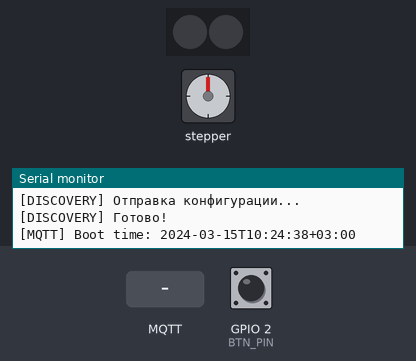
A program run on a simulated ESP32. On the bench: stepper motor, 2 RGB LEDs in strip order, left to right, the last lines printed to the serial monitor. Wiring (inferred from the names in the program): stepper motor (200 steps per turn assumed): coils GPIO 12, GPIO 15, GPIO 13, GPIO 14. The test bench sets the inputs (shaded band); at power-on: GPIO 2 (BTN_PIN) HIGH. WiFi joins after 1.5 s; servers stay silent unless stated; the local clock reads 2024-03-15 10:24:30 at power-on unless the program sets it; storage starts empty; EEPROM starts erased; no MQTT or app messages arrive unless stated.

Above: at 10.6 s.
10.7 s: GPIO 2 (BTN_PIN) pulled LOW for 0.15 s
At 13.3 s:
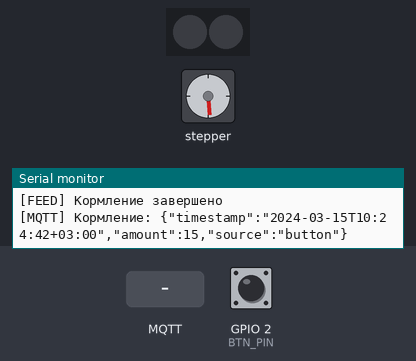
13.7 s: MQTT message "true" arrives on the first subscribed topic
At 16.3 s:
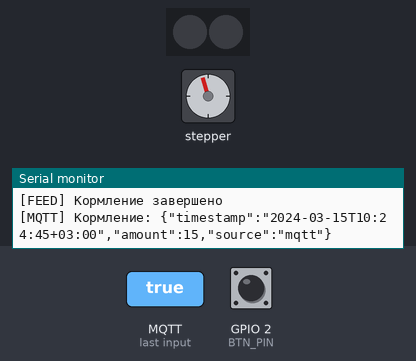
16.7 s: GPIO 2 (BTN_PIN) pulled LOW for 0.15 s
At 19.1 s:
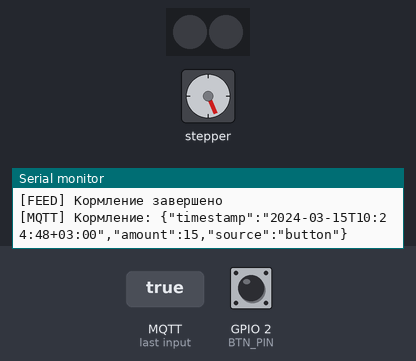
19.7 s: GPIO 2 (BTN_PIN) pulled LOW for 1 s
22.7 s: GPIO 2 (BTN_PIN) pulled LOW for 0.15 s
25.7 s: MQTT message "true" arrives on the first subscribed topic
Timing chart, 0 to 28.7 s (numbered marks = the images above; inputs shaded):
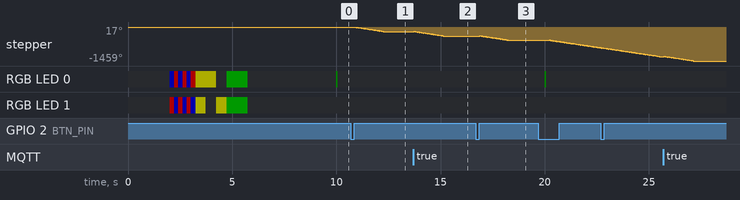

The program:

main.cpp
```cpp
/*
  ESP32-CAM Автокормушка v3.2
  Основано на проекте GyverFeed2 от AlexGyver

  Модульная структура:
  - config.h       : Настройки (WiFi, MQTT, пины)
  - feeder.h/cpp   : Мотор, LED, кормление
  - schedule.h/cpp : Расписание
  - mqtt_handler.h/cpp : MQTT
  - web_server.h/cpp   : HTTP API
*/

#include <Arduino.h>
#include <WiFi.h>
#include <ArduinoOTA.h>
#include <time.h>

#include "SimpleButton.h"
#include "config.h"
#include "led_status.h"
#include "feeder.h"
#include "schedule.h"
#include "mqtt_handler.h"
#include "web_server.h"

// ==================== ПЕРЕМЕННЫЕ ====================
SimpleButton btn(BTN_PIN);
bool wifiConnected = false;
bool wifiServicesInitialized = false;  // Флаг: сервисы (NTP, OTA, MQTT, WebServer) инициализированы
unsigned long lastWifiReconnect = 0;
#define WIFI_RECONNECT_INTERVAL 10000  // Интервал между попытками переподключения (мс)

// Forward-объявления
void ntpSetup();
void otaSetup();

// ==================== WiFi ====================
void wifiSetup() {
  Serial.println("\n--- Подключение к WiFi ---");
  Serial.printf("SSID: %s\n", WIFI_SSID);

  WiFi.mode(WIFI_STA);
  WiFi.begin(WIFI_SSID, WIFI_PASSWORD);

  // Индикация подключения
  ledSetColor(CRGB::Yellow);

  int attempts = 0;
  while (WiFi.status() != WL_CONNECTED && attempts < 40) {
    delay(500);
    attempts++;
    Serial.print(".");
    ledSetColors(
      (attempts % 2) ? CRGB::Yellow : CRGB::Black,
      (attempts % 2) ? CRGB::Black : CRGB::Yellow
    );
  }

  Serial.println();
  wifiConnected = (WiFi.status() == WL_CONNECTED);

  if (wifiConnected) {
    Serial.println("[OK] WiFi подключен!");
    Serial.printf("     IP: %s\n", WiFi.localIP().toString().c_str());
    Serial.printf("     MAC: %s\n", WiFi.macAddress().c_str());

    ledSetColor(CRGB::Green);
    delay(1000);
  } else {
    Serial.println("[ОШИБКА] WiFi не подключен!");
    Serial.println("  Проверьте SSID и пароль в config.h");

    ledSetColor(CRGB::Red);
    delay(2000);
  }

  ledClear();
}

// ==================== WiFi Reconnect ====================
void wifiReconnect() {
  if (millis() - lastWifiReconnect < WIFI_RECONNECT_INTERVAL) return;
  lastWifiReconnect = millis();

  Serial.println("[WIFI] Соединение потеряно, переподключение...");
  WiFi.disconnect();
  WiFi.begin(WIFI_SSID, WIFI_PASSWORD);

  int attempts = 0;
  while (WiFi.status() != WL_CONNECTED && attempts < 10) {
    delay(500);
    attempts++;
  }

  if (WiFi.status() == WL_CONNECTED) {
    wifiConnected = true;
    Serial.printf("[OK] WiFi переподключен! IP: %s\n", WiFi.localIP().toString().c_str());
  } else {
    Serial.println("[WARN] WiFi не удалось переподключить");
  }
}

// Инициализация WiFi-зависимых сервисов (вызывается один раз при первом подключении)
void initWifiServices() {
  if (wifiServicesInitialized) return;

  Serial.println("[INIT] Инициализация Wi-Fi сервисов...");
  ntpSetup();
  otaSetup();
  mqttSetup();
  webServerSetup();
  wifiServicesInitialized = true;

  Serial.println("\n===========================================");
  Serial.println("  СИСТЕМА ГОТОВА!");
  Serial.printf("  http://%s\n", WiFi.localIP().toString().c_str());
  Serial.println("===========================================\n");
}

// ==================== NTP ====================
void ntpSetup() {
  Serial.println("--- Синхронизация времени ---");
  configTime(GMT_OFFSET_SEC, DAYLIGHT_OFFSET_SEC, NTP_SERVER);

  delay(2000);
  struct tm timeinfo;
  if (getLocalTime(&timeinfo)) {
    Serial.printf("[OK] Время: %02d.%02d.%04d %02d:%02d:%02d\n",
      timeinfo.tm_mday, timeinfo.tm_mon + 1, timeinfo.tm_year + 1900,
      timeinfo.tm_hour, timeinfo.tm_min, timeinfo.tm_sec);
  } else {
    Serial.println("[WARN] Время еще не синхронизировано");
  }
}

// ==================== OTA ====================
void otaSetup() {
  Serial.println("--- Настройка OTA ---");
  ArduinoOTA.setHostname(OTA_HOSTNAME);

  ArduinoOTA.onStart([]() {
    Serial.println("[OTA] Начало обновления...");
    ledSetColor(CRGB::Purple);
  });

  ArduinoOTA.onProgress([](unsigned int progress, unsigned int total) {
    Serial.printf("[OTA] %u%%\r", (progress / (total / 100)));
  });

  ArduinoOTA.onEnd([]() {
    Serial.println("\n[OTA] Готово!");
    ledSetColor(CRGB::Green);
  });

  ArduinoOTA.onError([](ota_error_t error) {
    Serial.printf("[OTA] Ошибка[%u]\n", error);
  });

  ArduinoOTA.begin();
  Serial.println("[OK] OTA готов");
}

// ==================== SETUP ====================
void setup() {
  Serial.begin(115200);
  delay(2000);

  Serial.println("\n\n===========================================");
  Serial.println("  ESP32-CAM Автокормушка v3.2");
  Serial.println("===========================================\n");

  // 1. Инициализация оборудования
  feederSetup();
  ledFlashStartup();

  // 2. Загрузка настроек
  scheduleSetup();

  // 3. Подключение к WiFi
  wifiSetup();

  if (wifiConnected) {
    initWifiServices();
  }
}

// ==================== LOOP ====================
void loop() {
  delay(10);
  btn.tick();

  // Актуализируем состояние Wi-Fi
  wifiConnected = (WiFi.status() == WL_CONNECTED);

  // Переподключение при потере связи
  if (!wifiConnected) {
    wifiReconnect();
  }

  // Индикация состояния
  ledUpdateStatus(wifiConnected ? STATUS_OK : STATUS_WIFI_ISSUE);

  // Инициализация сервисов при первом успешном подключении
  if (wifiConnected) {
    initWifiServices();
    // MQTT
    mqttLoop();

    // Веб-сервер
    webServerLoop();

    // OTA
    ArduinoOTA.handle();

    // Проверка расписания (раз в секунду)
    static unsigned long lastScheduleCheck = 0;
    if (millis() - lastScheduleCheck >= 1000) {
      checkSchedule();
      lastScheduleCheck = millis();
    }
  }

  // Heartbeat (раз в 30 секунд)
  static unsigned long lastHeartbeat = 0;
  if (millis() - lastHeartbeat > 30000) {
    Serial.printf("[INFO] Uptime: %lu сек, WiFi: %s, MQTT: %s\n",
                  millis() / 1000,
                  wifiConnected ? "OK" : "FAIL",
                  mqttConnected ? "OK" : "FAIL");
    lastHeartbeat = millis();
  }

  // Кнопка: клик - кормление
  if (btn.click()) {
    Serial.println("[BTN] Клик - кормление");
    feed();
    publishLastFeeding(feedAmount, "button");
  }

  // Кнопка: удержание - калибровка
  if (btn.hold()) {
    Serial.println("[BTN] Калибровка");
    int newAmount = 0;

    ledSetColor(CRGB::Green);

    while (btn.isHold()) {
      btn.tick();
      oneRev();
      newAmount++;
      if (newAmount % 20 == 0) {
        Serial.printf("[CAL] %d оборотов\n", newAmount);
      }
    }

    disableMotor();
    ledClear();

    feedAmount = newAmount;
    saveSettings();
    Serial.printf("[BTN] Новая порция: %d\n", feedAmount);
  }
}
```

feeder.h
```cpp
/*
  feeder.h - Управление мотором и кормлением
*/

#ifndef FEEDER_H
#define FEEDER_H

#include <Arduino.h>
#include "config.h"
#include "led_status.h"

// Текущая порция кормления
extern int feedAmount;

// Инициализация моторных пинов
void feederSetup();

// Управление мотором
void runMotor(int8_t dir);
void disableMotor();
void oneRev();

// Процесс кормления
void feed(int amount = 0);

#endif
```

led_status.h
```cpp
/*
  led_status.h - Управление адресной LED лентой
*/

#ifndef LED_STATUS_H
#define LED_STATUS_H

#include <Arduino.h>
#include <FastLED.h>
#include "config.h"

// LED массив
extern CRGB leds[NUM_LEDS];

// Статусы системы для индикации
enum SystemStatus {
  STATUS_OK,           // Все хорошо - зеленый раз в 30 сек
  STATUS_WIFI_ISSUE,   // Проблемы с WiFi - синий раз в 10 сек
  STATUS_ERROR         // Ошибка - красный
};

// Инициализация LED ленты
void ledSetup();

// Установить оба светодиода в один цвет
void ledSetColor(CRGB color);

// Установить цвет для каждого светодиода отдельно
void ledSetColors(CRGB color0, CRGB color1);

// Выключить все светодиоды
void ledClear();

// Мигалка при старте
void ledFlashStartup();

// Анимация кормления
void ledFeedAnimation(int revCount);

// Индикация состояния системы (маяк)
void ledUpdateStatus(SystemStatus status);

#endif
```

mqtt_handler.h
```cpp
/*
  mqtt_handler.h - MQTT функции для кормушки ESP32
*/

#ifndef MQTT_HANDLER_H
#define MQTT_HANDLER_H

#include <Arduino.h>
#include <PubSubClient.h>
#include <WiFi.h>
#include "config.h"

// Внешние переменные
extern PubSubClient mqttClient;
extern WiFiClient espClient;
extern bool mqttConnected;
extern bool bootTimePublished;

// Прототип функции кормления (определена в feeder.cpp)
extern void feed(int amount);

// Функции
void mqttSetup();
void mqttConnect();
void mqttLoop();
void publishBootTime();
void publishLastFeeding(int amount, const char* source);
void publishHomeAssistantDiscovery();

#endif // MQTT_HANDLER_H
```

schedule.h
```cpp
/*
  schedule.h - Управление расписанием кормления
*/

#ifndef SCHEDULE_H
#define SCHEDULE_H

#include <Arduino.h>
#include <Preferences.h>
#include "config.h"

// Структура расписания
struct Schedule {
  uint8_t hour;
  uint8_t minute;
  int amount;
  bool enabled;
  bool fed;  // Флаг, что уже покормили в это время
};

// Массив расписаний
extern Schedule schedules[MAX_SCHEDULES];

// Глобальный объект Preferences
extern Preferences preferences;

// Инициализация расписания
void scheduleSetup();

// Сохранение/загрузка настроек
void saveSettings();
void loadSettings();

// Проверка расписания (вызывать каждую секунду)
void checkSchedule();

#endif
```

web_server.h
```cpp
/*
  web_server.h - Веб-сервер и HTTP обработчики
*/

#ifndef WEB_SERVER_H
#define WEB_SERVER_H

#include <Arduino.h>
#include <WebServer.h>
#include <SPIFFS.h>
#include "config.h"

// Глобальный объект веб-сервера
extern WebServer server;

// Инициализация веб-сервера
void webServerSetup();

// Обработка клиентов (вызывать в loop)
void webServerLoop();

// HTTP обработчики
void handleRoot();
void handleTime();
void handleGetSchedules();
void handleSaveSchedules();
void handleFeed();
void handleToggle();
void handleSetBase();
void handleCapture();

#endif
```

SimpleButton.h
```cpp
// Простая библиотека для работы с кнопкой (в стиле EncButton от AlexGyver)
#pragma once
#include <Arduino.h>

class SimpleButton {
public:
  SimpleButton(uint8_t pin) : _pin(pin) {
    pinMode(_pin, INPUT_PULLUP);
  }

  void tick() {
    bool currentState = (digitalRead(_pin) == LOW);

    // Определяем события
    _clicked = false;
    _held = false;

    if (currentState && !_lastState) {
      // Кнопка только что нажата
      _pressTime = millis();
      _holding = false;
    }

    if (currentState && !_holding && (millis() - _pressTime > _holdTime)) {
      // Удержание
      _holding = true;
      _held = true;
    }

    if (!currentState && _lastState && !_holding) {
      // Кнопка отпущена после короткого нажатия
      _clicked = true;
    }

    _lastState = currentState;
    _isPressed = currentState;
  }

  bool click() { return _clicked; }
  bool hold() { return _held; }
  bool isHold() { return _holding; }
  bool isPressed() { return _isPressed; }

  void setHoldTimeout(uint16_t timeout) { _holdTime = timeout; }

private:
  uint8_t _pin;
  bool _lastState = false;
  bool _clicked = false;
  bool _held = false;
  bool _holding = false;
  bool _isPressed = false;
  uint32_t _pressTime = 0;
  uint16_t _holdTime = 500;
};
```

feeder.cpp
```cpp
/*
  feeder.cpp - Управление мотором и кормлением
*/

#include "feeder.h"

// Текущая порция кормления (по умолчанию)
int feedAmount = DEFAULT_FEED_AMOUNT;

// Последовательность шагов для двигателя
static const byte steps[] = {0b1010, 0b0110, 0b0101, 0b1001};

// Инициализация моторных пинов
void feederSetup() {
  // LED лента
  ledSetup();

  // Настройка пинов драйвера мотора
  for (byte i = 0; i < 4; i++) {
    pinMode(MOTOR_PINS[i], OUTPUT);
  }
  Serial.println("[OK] Пины драйвера настроены");
}

// Один шаг мотора
void runMotor(int8_t dir) {
  static byte step = 0;
  for (byte i = 0; i < 4; i++) {
    digitalWrite(MOTOR_PINS[i], bitRead(steps[step & 0b11], i));
  }
  delayMicroseconds(FEED_SPEED);
  step += dir;
}

// Выключаем ток на мотор
void disableMotor() {
  for (byte i = 0; i < 4; i++) {
    digitalWrite(MOTOR_PINS[i], 0);
  }
}

// Один оборот шнека
void oneRev() {
  for (int i = 0; i < STEPS_BKW; i++) runMotor(-1);
  for (int i = 0; i < STEPS_FRW; i++) runMotor(1);
}

// Процесс кормления
void feed(int amount) {
  if (amount == 0) amount = feedAmount;

  Serial.printf("[FEED] Начало кормления: %d оборотов\n", amount);

  for (int i = 0; i < amount; i++) {
    oneRev();
    ledFeedAnimation(i);
    if (i % 25 == 0 && i > 0) {
      Serial.printf("[FEED] Прогресс: %d/%d\n", i, amount);
    }
  }

  disableMotor();
  ledClear();

  Serial.println("[FEED] Кормление завершено");
}
```

led_status.cpp
```cpp
/*
  led_status.cpp - Управление адресной LED лентой
*/

#include "led_status.h"

// LED массив
CRGB leds[NUM_LEDS];

// Инициализация LED ленты
void ledSetup() {
  FastLED.addLeds<WS2812B, LED_PIN, GRB>(leds, NUM_LEDS);
  FastLED.setBrightness(LED_BRIGHTNESS);
  Serial.println("[OK] LED лента инициализирована");
}

// Установить оба светодиода в один цвет
void ledSetColor(CRGB color) {
  leds[0] = color;
  leds[1] = color;
  FastLED.show();
}

// Установить цвет для каждого светодиода отдельно
void ledSetColors(CRGB color0, CRGB color1) {
  leds[0] = color0;
  leds[1] = color1;
  FastLED.show();
}

// Выключить все светодиоды
void ledClear() {
  FastLED.clear();
  FastLED.show();
}

// Мигалка синим-красным при старте
void ledFlashStartup() {
  for (byte i = 0; i < 3; i++) {
    ledSetColors(CRGB::Blue, CRGB::Red);
    delay(200);
    ledSetColors(CRGB::Red, CRGB::Blue);
    delay(200);
  }
  ledClear();
}

// Анимация во время кормления
void ledFeedAnimation(int revCount) {
  static unsigned long lastUpdate = 0;
  static byte hue = 0;

  if (millis() - lastUpdate > 50) {
    leds[0] = CHSV(hue, 255, 255);
    leds[1] = CHSV(hue + 128, 255, 255);
    FastLED.show();
    hue += 5;
    lastUpdate = millis();
  }
}

// Индикация состояния системы (мигание как маяк - короткая вспышка)
void ledUpdateStatus(SystemStatus status) {
  static unsigned long lastBlink = 0;
  static bool isBlinking = false;
  static unsigned long blinkStart = 0;

  const uint8_t LOW_BRIGHTNESS = 15;
  const unsigned long FLASH_DURATION = 50;

  unsigned long blinkInterval;
  CRGB color;

  switch (status) {
    case STATUS_OK:
      blinkInterval = 10000;
      color = CRGB::Green;
      break;
    case STATUS_WIFI_ISSUE:
      blinkInterval = 10000;
      color = CRGB::Blue;
      break;
    case STATUS_ERROR:
      blinkInterval = 3000;
      color = CRGB::Red;
      break;
    default:
      blinkInterval = 30000;
      color = CRGB::Green;
  }

  unsigned long now = millis();

  if (!isBlinking && (now - lastBlink >= blinkInterval)) {
    isBlinking = true;
    blinkStart = now;
    lastBlink = now;

    FastLED.setBrightness(LOW_BRIGHTNESS);
    leds[0] = color;
    FastLED.show();
  }

  if (isBlinking && (now - blinkStart >= FLASH_DURATION)) {
    isBlinking = false;

    leds[0] = CRGB::Black;
    FastLED.show();
    FastLED.setBrightness(LED_BRIGHTNESS);
  }
}
```

schedule.cpp
```cpp
/*
  schedule.cpp - Управление расписанием кормления
*/

#include "schedule.h"
#include "feeder.h"
#include "mqtt_handler.h"
#include <time.h>

// Массив расписаний
Schedule schedules[MAX_SCHEDULES];

// Глобальный объект Preferences
Preferences preferences;

// Инициализация расписания
void scheduleSetup() {
  loadSettings();
  Serial.println("[OK] Расписание инициализировано");
}

// Сохранение настроек
void saveSettings() {
  preferences.begin("feeder", false);
  preferences.putInt("feedAmount", feedAmount);

  for (int i = 0; i < MAX_SCHEDULES; i++) {
    char key_h[16], key_m[16], key_a[16], key_e[16];
    sprintf(key_h, "sched%d_h", i);
    sprintf(key_m, "sched%d_m", i);
    sprintf(key_a, "sched%d_a", i);
    sprintf(key_e, "sched%d_e", i);

    preferences.putUChar(key_h, schedules[i].hour);
    preferences.putUChar(key_m, schedules[i].minute);
    preferences.putInt(key_a, schedules[i].amount);
    preferences.putBool(key_e, schedules[i].enabled);
  }

  preferences.end();
  Serial.println("[PREF] Настройки сохранены");
}

// Загрузка настроек
void loadSettings() {
  preferences.begin("feeder", true);
  feedAmount = preferences.getInt("feedAmount", DEFAULT_FEED_AMOUNT);

  // Инициализация расписаний значениями по умолчанию
  for (int i = 0; i < MAX_SCHEDULES; i++) {
    schedules[i].hour = (i * 4) % 24;  // 0, 4, 8, 12, 16
    schedules[i].minute = 0;
    schedules[i].amount = DEFAULT_FEED_AMOUNT;
    schedules[i].enabled = (i < 3);  // Первые 3 включены
    schedules[i].fed = false;
  }

  // Пытаемся загрузить из памяти (если есть)
  for (int i = 0; i < MAX_SCHEDULES; i++) {
    char key_h[16], key_m[16], key_a[16], key_e[16];
    sprintf(key_h, "sched%d_h", i);
    sprintf(key_m, "sched%d_m", i);
    sprintf(key_a, "sched%d_a", i);
    sprintf(key_e, "sched%d_e", i);

    if (preferences.isKey(key_h)) {
      schedules[i].hour = preferences.getUChar(key_h, schedules[i].hour);
      schedules[i].minute = preferences.getUChar(key_m, schedules[i].minute);
      schedules[i].amount = preferences.getInt(key_a, schedules[i].amount);
      schedules[i].enabled = preferences.getBool(key_e, schedules[i].enabled);
    }
  }

  preferences.end();

  // Показываем загруженные расписания
  Serial.println("[PREF] Расписания загружены:");
  for (int i = 0; i < MAX_SCHEDULES; i++) {
    if (schedules[i].enabled) {
      Serial.printf("  #%d: %02d:%02d - %d оборотов\n",
                    i + 1, schedules[i].hour, schedules[i].minute, schedules[i].amount);
    }
  }
  Serial.printf("[PREF] Базовая порция: %d оборотов\n", feedAmount);
}

// Проверка расписания
void checkSchedule() {
  struct tm timeinfo;
  if (!getLocalTime(&timeinfo)) return;

  for (int i = 0; i < MAX_SCHEDULES; i++) {
    if (!schedules[i].enabled) continue;

    // Совпадает ли час и минута?
    bool timeMatch = (timeinfo.tm_hour == schedules[i].hour &&
                      timeinfo.tm_min == schedules[i].minute);

    if (timeMatch) {
      // Время совпало! Проверяем первые 10 секунд для надежности
      if (timeinfo.tm_sec < 10 && !schedules[i].fed) {
        Serial.printf("[SCHEDULE] Расписание #%d (%02d:%02d): %d оборотов\n",
                i + 1, schedules[i].hour, schedules[i].minute, schedules[i].amount);

        feed(schedules[i].amount);
        publishLastFeeding(schedules[i].amount, "schedule");
        schedules[i].fed = true;
      }
    } else {
      // Время НЕ совпадает - сбрасываем флаг
      schedules[i].fed = false;
    }
  }
}
```

Source omitted: mqtt_handler.cpp (5932 bytes), web_server.cpp (4951 bytes), config.h (2678 bytes)
